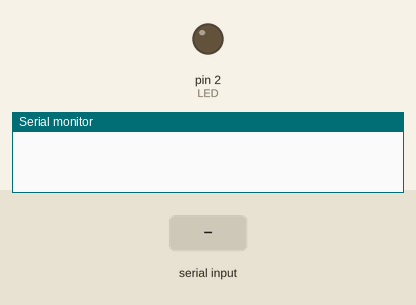
Recording of a sketch running on a simulated Arduino Uno, built with avr-gcc and run on an emulated ATmega328P. Parts: output pins drawn as LEDs (lit = HIGH), the last lines printed to the serial monitor. The test bench sets the inputs (shaded band).

Above: at 1.2 s.
1.3 s: "1" received over Serial
At 1.7 s:
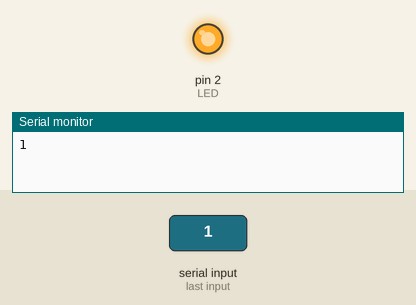
2.8 s: "0" received over Serial
At 4.0 s:
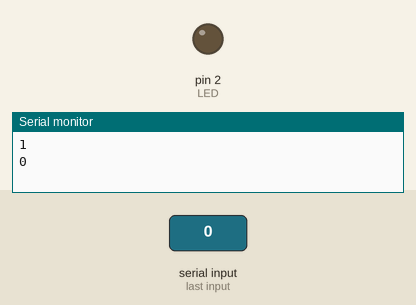
Timing chart, 0 to 5.8 s (numbered marks = the images above; inputs shaded):
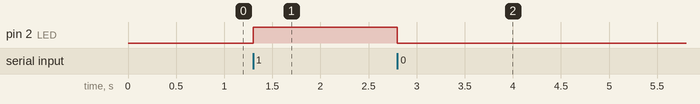

Measured:
- after the input at 1.3 s, pin 2 (LED): LOW → HIGH at once
- after the input at 2.8 s, pin 2 (LED): HIGH → LOW at once

The sketch:

sketch.ino
```cpp
/*
 Name: LEDControl
 Author: Lukas Epple
 Description: Control LED using Serial Communication
*/

int incomingByte = 0;
const int LED = 2;

void setup(){
  Serial.begin(9600);
  pinMode(LED, OUTPUT);
}

void loop(){
if (Serial.available() > 0) {
                // read the incoming byte:
                incomingByte = Serial.read();

                /* debugging info
                Serial.print("got  ");
                Serial.println(incomingByte, DEC);*/
                switch(incomingByte){
                    case 48:
                        //Serial.print("turning off\n");
                        digitalWrite(LED, LOW);
                        Serial.println("0");
                        break;
                    case 49:
                        //Serial.print("turning on\n");
                        digitalWrite(LED, HIGH);
                        Serial.println("1");
                        break;
                    default:
                        //Serial.print("expecting 0 or 1\n");
                        break;

                }
  }
  delay(1);
}
```
